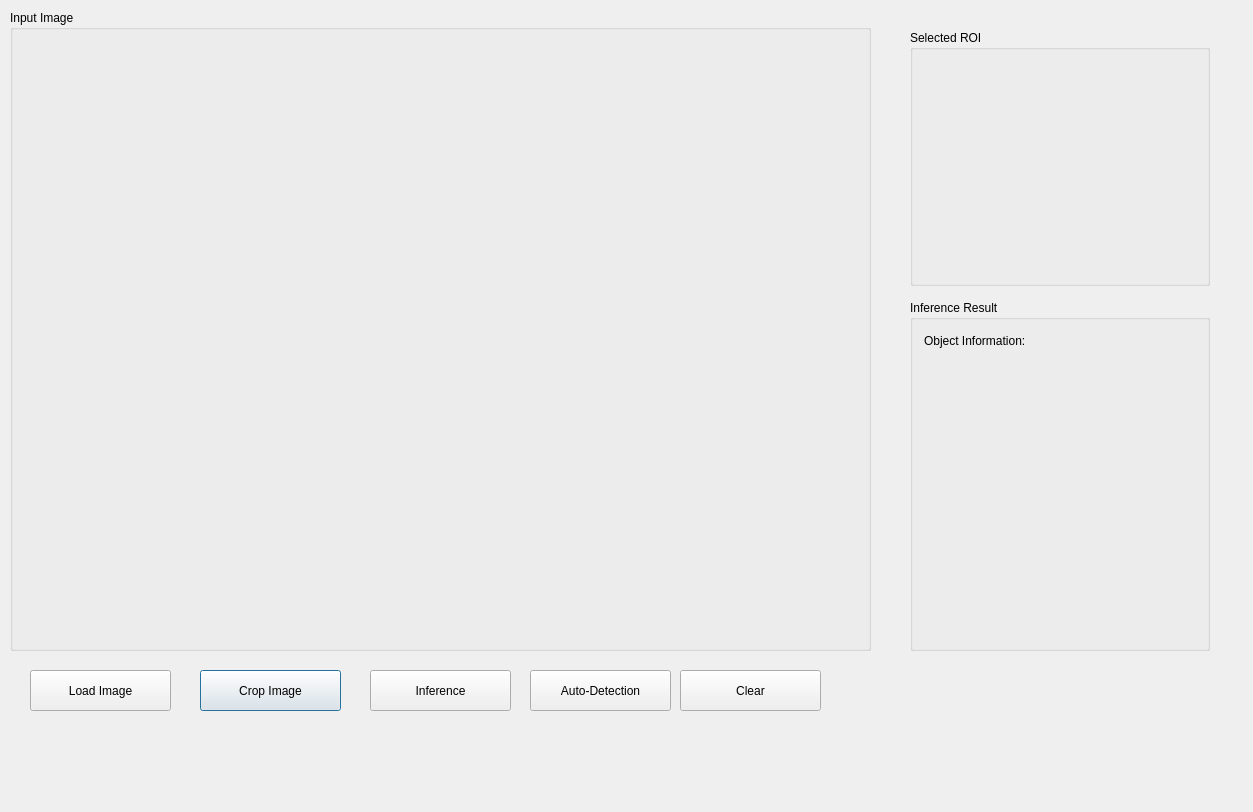
<?xml version="1.0" encoding="UTF-8"?>
<ui version="4.0">
 <class>BitRecognition</class>
 <widget class="QDialog" name="BitRecognition">
  <property name="geometry">
   <rect>
    <x>0</x>
    <y>0</y>
    <width>1253</width>
    <height>812</height>
   </rect>
  </property>
  <property name="windowTitle">
   <string>BitRecognition</string>
  </property>
  <widget class="QGroupBox" name="groupBox">
   <property name="geometry">
    <rect>
     <x>10</x>
     <y>10</y>
     <width>861</width>
     <height>641</height>
    </rect>
   </property>
   <property name="title">
    <string>Input Image</string>
   </property>
   <widget class="QLabel" name="ImgLabel">
    <property name="geometry">
     <rect>
      <x>20</x>
      <y>30</y>
      <width>820</width>
      <height>600</height>
     </rect>
    </property>
    <property name="text">
     <string/>
    </property>
    <property name="alignment">
     <set>Qt::AlignCenter</set>
    </property>
   </widget>
  </widget>
  <widget class="QGroupBox" name="groupBox_2">
   <property name="geometry">
    <rect>
     <x>910</x>
     <y>30</y>
     <width>300</width>
     <height>256</height>
    </rect>
   </property>
   <property name="title">
    <string>Selected ROI</string>
   </property>
   <widget class="QLabel" name="CropLabel">
    <property name="geometry">
     <rect>
      <x>10</x>
      <y>40</y>
      <width>281</width>
      <height>201</height>
     </rect>
    </property>
    <property name="text">
     <string/>
    </property>
    <property name="alignment">
     <set>Qt::AlignCenter</set>
    </property>
   </widget>
  </widget>
  <widget class="QPushButton" name="CropImage_button">
   <property name="geometry">
    <rect>
     <x>200</x>
     <y>670</y>
     <width>141</width>
     <height>41</height>
    </rect>
   </property>
   <property name="text">
    <string>Crop Image</string>
   </property>
  </widget>
  <widget class="QPushButton" name="Inference_button">
   <property name="geometry">
    <rect>
     <x>370</x>
     <y>670</y>
     <width>141</width>
     <height>41</height>
    </rect>
   </property>
   <property name="text">
    <string>Inference</string>
   </property>
  </widget>
  <widget class="QGroupBox" name="groupBox_3">
   <property name="geometry">
    <rect>
     <x>910</x>
     <y>300</y>
     <width>300</width>
     <height>351</height>
    </rect>
   </property>
   <property name="title">
    <string>Inference Result</string>
   </property>
   <widget class="QPlainTextEdit" name="probability_TextEdit">
    <property name="geometry">
     <rect>
      <x>10</x>
      <y>30</y>
      <width>261</width>
      <height>61</height>
     </rect>
    </property>
    <property name="styleSheet">
     <string notr="true">background:transparent;
border:0</string>
    </property>
    <property name="plainText">
     <string>Object Information:
</string>
    </property>
   </widget>
  </widget>
  <widget class="QPushButton" name="LoadImage_button">
   <property name="geometry">
    <rect>
     <x>30</x>
     <y>670</y>
     <width>141</width>
     <height>41</height>
    </rect>
   </property>
   <property name="text">
    <string>Load Image</string>
   </property>
  </widget>
  <widget class="QPushButton" name="Detection_button">
   <property name="geometry">
    <rect>
     <x>530</x>
     <y>670</y>
     <width>141</width>
     <height>41</height>
    </rect>
   </property>
   <property name="text">
    <string>Auto-Detection</string>
   </property>
  </widget>
  <widget class="QPlainTextEdit" name="ImgNameTextEdit">
   <property name="geometry">
    <rect>
     <x>30</x>
     <y>720</y>
     <width>301</width>
     <height>61</height>
    </rect>
   </property>
   <property name="styleSheet">
    <string notr="true">background:transparent;
border:0</string>
   </property>
   <property name="readOnly">
    <bool>true</bool>
   </property>
   <property name="plainText">
    <string/>
   </property>
  </widget>
  <widget class="QPushButton" name="Clear_button">
   <property name="geometry">
    <rect>
     <x>680</x>
     <y>670</y>
     <width>141</width>
     <height>41</height>
    </rect>
   </property>
   <property name="text">
    <string>Clear</string>
   </property>
  </widget>
 </widget>
 <resources/>
 <connections/>
</ui>
